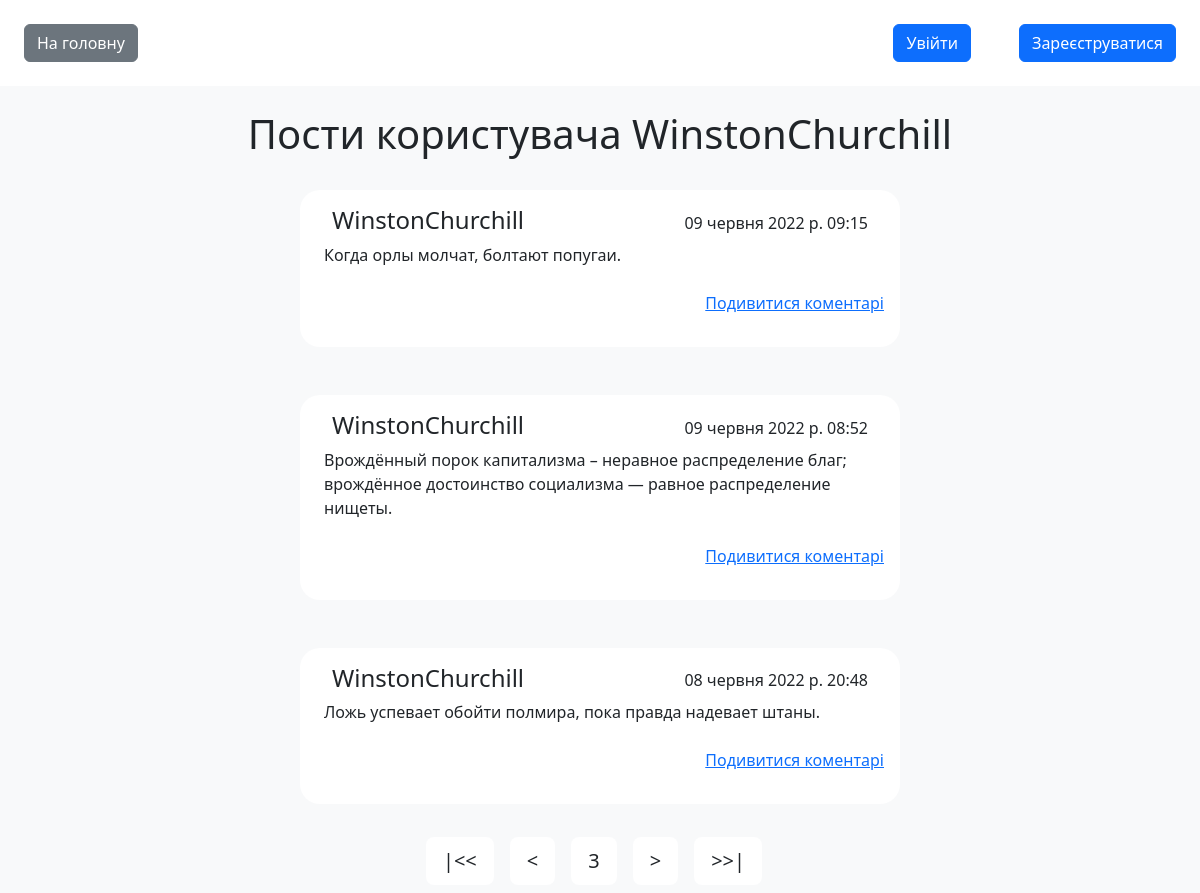
Page /user/WinstonChurchill/?page=3 on the committed database.
### blog/models.py (models this page shows)
class Post(models.Model):
    id = models.AutoField(primary_key=True)
    author = models.ForeignKey(User, on_delete=models.CASCADE)
    content = models.TextField(blank=True, verbose_name="Текст статті", null=False)
    time_create = models.DateTimeField(auto_now_add=True, verbose_name="Час створення")
    time_update = models.DateTimeField(auto_now=True, verbose_name="Час редагування")
    class Meta:
        verbose_name = 'Пости'
        verbose_name_plural = 'Пости'
        ordering = ['-time_create']

### blog/views.py (the view)
# urls.py: path('user/<str:username>/', UserPostsView.as_view(), name='user_posts'),
class UserPostsView( View):
    def get(self, request, username):
        user = User.objects.get(username=username)
        posts = Post.objects.filter(author=user)
        paginator = Paginator(posts, 3)
        page_number = request.GET.get('page', 1)
        page = paginator.get_page(page_number)
        return render(request, 'blog/user_posts.html', {
            'username': username,
            'posts': page,
        })

### blog/templates/blog/user_posts.html (shortened to what this page needs)
{% extends 'blog/base.html' %}
{% block content %}
<main class="d-flex flex-column align-items-center gap-4 w-100 pb-65">
    <h1>Пости користувача {{ username }}</h1>
    {% for post in posts %}
    <div class="mb-4 p-3 bg-white w-50  rounded-20 min-w-450">
        <div class="d-flex justify-content-between align-items-end mx-3">
            <p class="h4 m-0">{{ post.author }}</p>
            <p class="m-0">{{ post.time_create }}</p></div>
        <div><p class="text-lg p-2">{{ post.content }}</p></div>
        <div class="w-70 ml-30 g-4 justify-content-between d-flex flex-row-reverse">
            <p><a href="{% url 'post_comments' post.id %}" class="w-50 mb-0">Подивитися коментарі</a></p>
        </div>
    </div>
    {% empty %}
    <p>Постів немає.</p>
    {% endfor %}
</main>
{% if posts.has_other_pages %}
<footer class="mt-4 bg-light  fixed-bottom ">
    <div class="pagination container d-flex justify-content-center">
        {% if posts.has_previous %}
        <a href="?page=1" class="btn m-2 btn-lg bg-white btn-custom-rounded">|<<</a>
        <a href="?page={{ posts.previous_page_number }}" class="btn m-2 btn-lg bg-white btn-custom-rounded"><</a>
        {% endif %}
        <span class="btn m-2 btn-lg bg-white btn-custom-rounded">{{ posts.number }}</span>
        {% if posts.has_next %}
        <a href="?page={{ posts.next_page_number }}" class="btn m-2 btn-lg bg-white btn-custom-rounded">></a>
        <a href="?page={{ posts.paginator.num_pages }}" class="btn m-2 btn-lg bg-white btn-custom-rounded">>>|</a>
        {% endif %}
    </div>
</footer>
{% endif %}
{% endblock %}

### static/css/styles.css (style rules this page uses)
html, body { margin: 0; height: 100%; }
.pb-65 { padding-bottom: 65px; }
.rounded-20 { border-radius: 20px; }
.min-w-450 { min-width: 450px; }
.w-70 { width:70% }
.ml-30 { margin-left: 30% }

### rows in the picture
Post: author "WinstonChurchill", time_create "09 червня 2022 р. 09:15", content "Когда орлы молчат, болтают попугаи."
Post: author "WinstonChurchill", time_create "09 червня 2022 р. 08:52", content "Врождённый порок капитализма – неравное распределение благ; врождённое достоинство социализма — равное распределение нищеты."
Post: author "WinstonChurchill", time_create "08 червня 2022 р. 20:48", content "Ложь успевает обойти полмира, пока правда надевает штаны."

### other values in the picture
{{ username }} "WinstonChurchill"
{{ posts.number }} "3"
